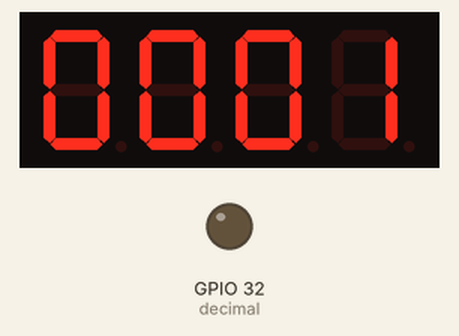
Recording of a program running on a simulated ESP32. Shown: 4-digit seven-segment display, output pins drawn as LEDs (lit = HIGH). Wiring (inferred from the names in the program): 4-digit 7-segment display, segments lit when HIGH: segments GPIO 12, GPIO 13, GPIO 14, GPIO 15, GPIO 16, GPIO 17, GPIO 18; digit selects GPIO 21, GPIO 22, GPIO 23, GPIO 25. The segment pins are drawn as the display they are named for; pins used as bus, display or sensor lines are not drawn.

Above: at 0.45 s.
At 5.7 s:
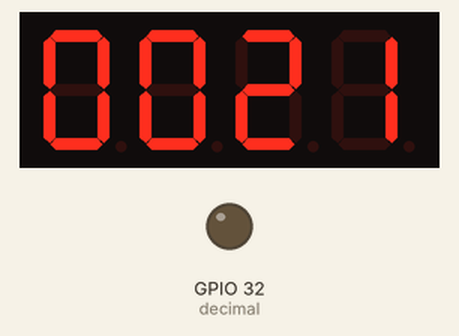
At 10.97 s:
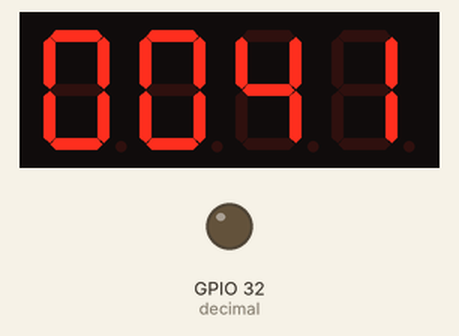
At 20.97 s:
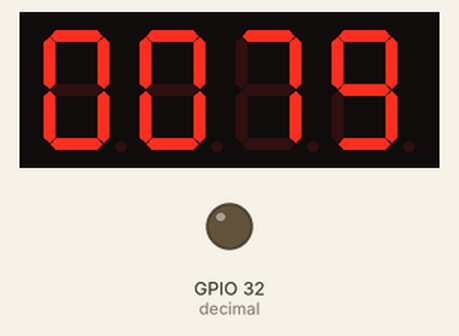
At 29.66 s:
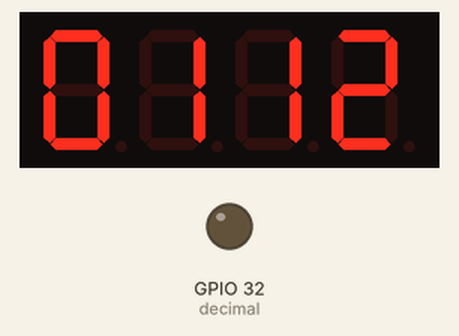
At 39.35 s:
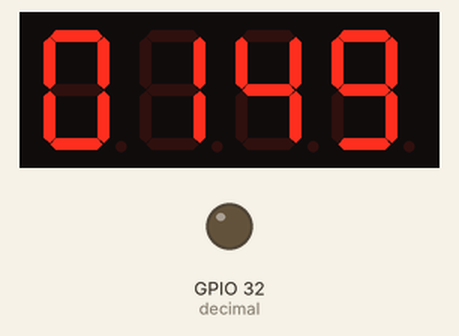

The program:

main.cpp
```cpp
#include <Arduino.h>
#include <iostream>
#include <list>


const int segment_a = 12;  // the number of the pushbutton pin
const int segment_b = 13;  // the number of the pushbutton pin
const int segment_c = 14;  // the number of the pushbutton pin
const int segment_d = 15;  // the number of the pushbutton pin
const int segment_e = 16;  // the number of the pushbutton pin
const int segment_f = 17;  // the number of the pushbutton pin
const int segment_g = 18;  // the number of the pushbutton pin

const int d1 = 21;  // the number of the pushbutton pin

const int d2 = 22;  // the number of the pushbutton pin

const int d3 = 23;  // the number of the pushbutton pin

const int d4 = 25;  // the number of the pushbutton pin

const int decimal = 32;  // the number of the pushbutton pin


// std::list<std::int> lst = {l1, l2, l3, l4, l5, l6, l7, l8};
std::list<int> off = {};
std::list<int> lst = {segment_a,segment_b,segment_c,segment_d,segment_e,segment_f,segment_g};
std::list<int> n0 = { segment_a, segment_b, segment_c, segment_d, segment_e, segment_f };
std::list<int> n1 = { segment_b, segment_c };
std::list<int> n2 = { segment_a, segment_b, segment_g, segment_e, segment_d };
std::list<int> n3 = { segment_a, segment_b, segment_g, segment_c, segment_d };
std::list<int> n4 = { segment_f, segment_g, segment_b, segment_c };
std::list<int> n5 = { segment_a, segment_f, segment_g, segment_c, segment_d };
std::list<int> n6 = { segment_a, segment_f, segment_g, segment_e, segment_c, segment_d };
std::list<int> n7 = { segment_a, segment_b, segment_c };
std::list<int> n8 = { segment_a, segment_b, segment_c, segment_d, segment_e, segment_f, segment_g };
std::list<int> n9 = { segment_a, segment_b, segment_c, segment_d, segment_f, segment_g };

      std::list<int> dot = {decimal};


void set_pins(){
  pinMode(segment_a, OUTPUT);
  pinMode(segment_b, OUTPUT);
  pinMode(segment_c, OUTPUT);
  pinMode(segment_d, OUTPUT);
  pinMode(segment_e, OUTPUT);
  pinMode(segment_f, OUTPUT);
  pinMode(segment_g, OUTPUT);
  pinMode(d1, OUTPUT);
  pinMode(d2, OUTPUT);
  pinMode(d3, OUTPUT);
  pinMode(d4, OUTPUT);
  pinMode(decimal, OUTPUT);

}


void display_number(std::list<int> n_lst){

for (auto& var : n_lst) {
        digitalWrite(var,HIGH);
    }

 delay(1);

 for (auto& var : lst) {
        digitalWrite(var,LOW);
    }

}


void show_number(std::list<int> n_lst1,std::list<int> n_lst2, std::list<int> n_lst3, std::list<int> n_lst4){
  std::list<std::list<int>> all_digits = {n_lst1, n_lst2, n_lst3, n_lst4};
  int count = 0;
      for (auto& var : all_digits) {
        count = count+1;

   if(count == 1){
    digitalWrite(d1,LOW);
    digitalWrite(d2,HIGH);
    digitalWrite(d3,HIGH);
    digitalWrite(d4,HIGH);
    } else if(count == 2){
      digitalWrite(d1, HIGH);
      digitalWrite(d2,LOW);
      digitalWrite(d3,HIGH);
      digitalWrite(d4,HIGH);
    }else if(count == 3){
      digitalWrite(d1, HIGH);
      digitalWrite(d2,HIGH);
      digitalWrite(d3,LOW);
      digitalWrite(d4,HIGH);
    }
    else if(count == 4){
      digitalWrite(d1, HIGH);
      digitalWrite(d2,HIGH);
      digitalWrite(d3,HIGH);
      digitalWrite(d4,LOW);
    }


        display_number(var) ;
   }


}

void show_numbers(int time_in_miliseconds){
    std::list<std::list<int>> all_lists = {n0,n1,n2,n3,n4,n5,n6,n7,n8,n9};

   for (auto& thousands : all_lists) {
         for (auto& hundreds : all_lists) {
         for (auto& tens: all_lists) {
         for (auto& singles : all_lists) {

//how long before replacing the next digit
for(int i = 0; i < time_in_miliseconds; i++){
  show_number(thousands,hundreds,tens,singles);
          delay(1);

          }


}
}
}
}
}

void setup() {
  // Start the Serial communication
  Serial.begin(115200);


  while (!Serial) {}

  set_pins();
}
void loop() {
// show_number(n1,n9,n7,n9);
show_numbers(50);


}
```
